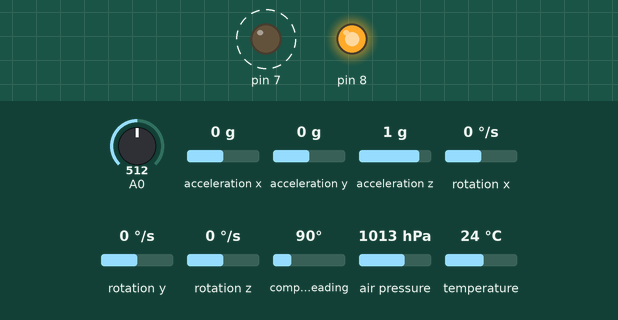
Recording of a program running on a simulated Arduino Nano, built with avr-gcc and run on an emulated ATmega328P. Parts: output pins drawn as LEDs (lit = HIGH). Dashed ring = blinking. The inputs (shaded band) are chosen by the test bench; at power-on: A0 = 512, acceleration x 0 g, acceleration y 0 g, acceleration z 1 g, rotation x 0 °/s, rotation y 0 °/s, rotation z 0 °/s, compass heading 90°, air pressure 1013 hPa, temperature 24 °C. No radio packets arrive unless stated; what the program prints to the serial monitor is not drawn.

Above: at 5.29 s.
Timing chart, 0 to 8.2 s (numbered marks = the images above):
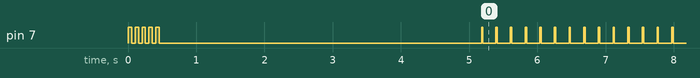

The program:

main.cpp
```cpp
#include <Arduino.h>
#include <SPI.h>
#include <RF24.h>
#include <nRF24L01.h>
#include <Wire.h>
#include <Adafruit_BMP280.h>
#include <MPU9250.h>
#include <custom.h>

/* Object initializations*/

RF24 radio(9,10); // CE, CSN
Adafruit_BMP280 bmp;

const byte address[6] = "00001"; //remember to change


void setup() {
  bmp.begin();
  radio.begin();
  radio.openWritingPipe(address);
  radio.setPALevel(RF24_PA_MAX);
  //radio.setDataRate(RF24_250KBPS);
  radio.stopListening();

  bmp.setSampling(Adafruit_BMP280::MODE_NORMAL,     /* Operating Mode. */
                  Adafruit_BMP280::SAMPLING_X2,     /* Temp. oversampling */
                  Adafruit_BMP280::SAMPLING_X16,    /* Pressure oversampling */
                  Adafruit_BMP280::FILTER_X16,      /* Filtering. */
                  Adafruit_BMP280::STANDBY_MS_250); /* Standby time. */
  mpu.setup();
  telemetry.yaw = telemetry.pitch = telemetry.roll = 0;
  telemetry.temp = telemetry.altitude = telemetry.voltage = 0;
  Serial.println("Initializations complete");
  inits();
  offsets();
}

int state = 0;
void loop() {
    float t1 = millis();
    mpu.update();

    switch(state){
      case 0 : telemetry.altitude = bmp.readAltitude();
              state = 1;
              break;
      case 1 : telemetry.temp = bmp.readTemperature();
              state = 0;
              break;
    }

    telemetry.yaw = mpu.getYaw();
    telemetry.roll = mpu.getRoll() - roll_off;
    telemetry.pitch = mpu.getPitch() - pitch_off;
    telemetry.voltage = getBattery();

    radio.writeFast(&telemetry,sizeof(telemdata));
    //Serial.println(millis() - t1);
    led_control();
    printall(telemetry);
    //delay(20);
}
```

Measured:
- by itself, pin 7: goes 4 × (LOW 0.05 s, HIGH 0.05 s), LOW 4.7 s, 581 × (HIGH 0.01 s, LOW 0.19 s), then HIGH
